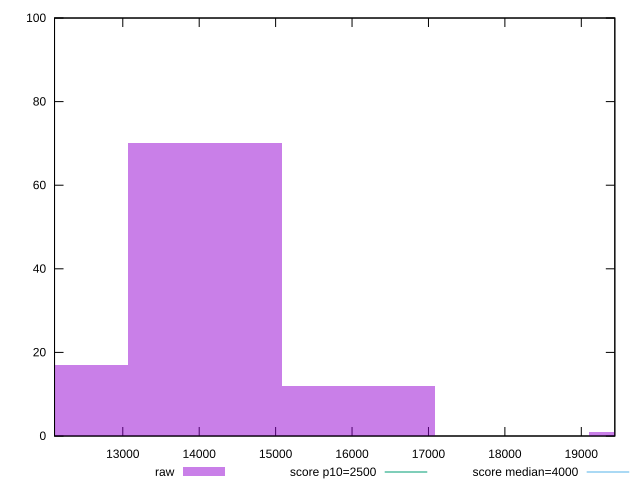

Generate this figure with gnuplot:
reset

$raw <<EOF
20105.560899262568 1
14073.892629483798 70
16084.448719410055 12
12063.336539557542 17
EOF

set key outside below
set boxwidth 2010.5560899262568
set xrange [12106.881000000001:19438.5855]
set yrange [0:100]
set trange [0:100]
set style fill transparent solid 0.5 noborder

set parametric
set terminal svg size 640, 490 enhanced background rgb 'white'
set output "reprap/largest-contentful-paint/samples/pages/raw/histogram.svg"

plot $raw title "raw" with boxes, \
     2500,t title "score p10=2500", \
     4000,t title "score median=4000"

reset
